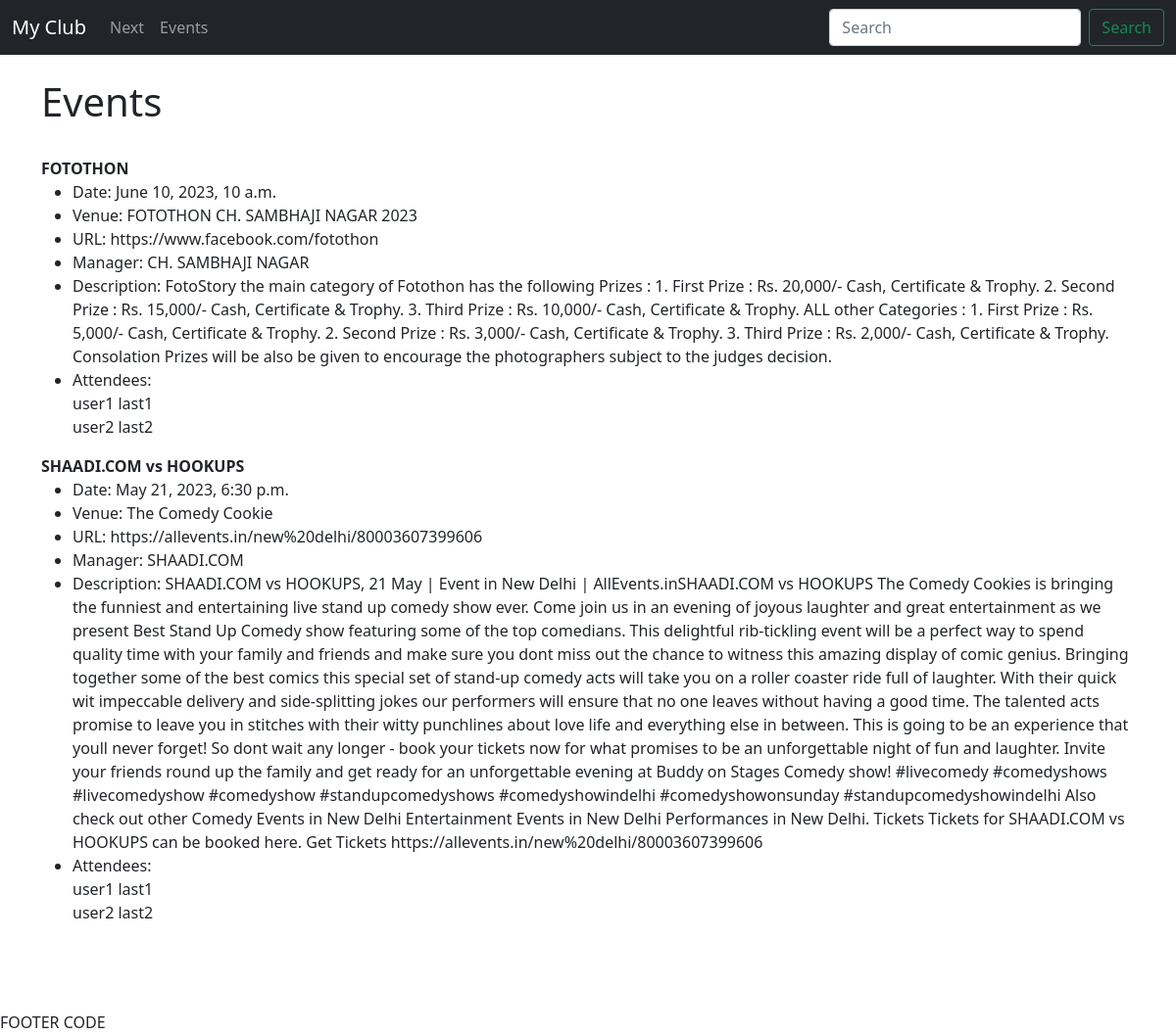
The app's page /events with its own data.
### event/models.py (models this page shows)
class Event(models.Model):
    name = models.CharField('Event Name', max_length=120)
    event_date = models.DateTimeField('Event Date')
    venue = models.ForeignKey(Venue,
                              blank=True,
                              null=True,
                              on_delete=models.CASCADE)
    manager = models.CharField(max_length=30)
    description = models.TextField(blank=True)
    attendees = models.ManyToManyField(MyClubUser, blank=True)
    def __str__(self):
        return self.name

class Venue(models.Model):
    name = models.CharField('Venue Name', max_length=120)
    address = models.CharField(max_length=300)
    zip_code = models.CharField('Zip Code', max_length=10)
    phone = models.CharField('Contact Phone', max_length=15)
    web = models.URLField('Website Address')
    email_address = models.EmailField('Email Address')
    def __str__(self):
        return self.name

class MyClubUser(models.Model):
    first_name = models.CharField(max_length=15)
    last_name = models.CharField(max_length=15)
    email = models.EmailField('User Email')
    def __str__(self):
        return self.first_name + ' ' + self.last_name

### event/views.py (the view)
# urls.py: path('events', views.all_events, name="list-events"),
def all_events(request):
    event_list = Event.objects.all()
    return render(request, 'events/event_list.html',
                  {'event_list': event_list})

### event/templates/events/event_list.html (shortened to what this page needs)
{% extends 'events/base.html' %}
{% block content %}
  <h1>Events</h1>
      {% for event in event_list %}
      <strong>{{ event }}</strong>
        <ul>
        <li>Date: {{ event.event_date }}</li>
        <li>Venue: {{ event.venue }}</li>
        <li>URL: {{ event.venue.web }}</li>
        <li>Manager: {{ event.manager }}</li>
        <li>Description: {{ event.description }}</li>
            <li>Attendees:<br/>
              {% for user in event.attendees.all %}
                {{ user }}<br/>
              {% endfor %}
            </li>
      </ul>
      {% endfor %}
    <br/>
{% endblock %}

### event/templates/events/base.html (shortened to what this page needs)
<!doctype html>
<html lang="en">
  <head>
    <link href="https://cdn.jsdelivr.net/npm/bootstrap@5.0.2/dist/css/bootstrap.min.css" rel="stylesheet">
  </head>
  <body>
    {% include 'events/navbar.html' %}<br/>
    <div class="container">
      {% block content %}
      {% endblock %}
    </div>
  </body>
</html>
FOOTER CODE

### event/templates/events/navbar.html (shortened to what this page needs)
<nav class="navbar navbar-expand-lg navbar-dark bg-dark" >
    <div class="container-fluid">
      <a class="navbar-brand" href="{% url 'home' %}">My Club</a>
      <div class="collapse navbar-collapse" id="navbarSupportedContent">
        <ul class="navbar-nav me-auto mb-2 mb-lg-0">
          <li class="nav-item">
            <a class="nav-link" href="{% url 'home' '2023' 'June'%}">Next</a>
          </li>
          <li class="nav-item">
            <a class="nav-link" href="{% url 'list-events' %}">Events</a>
          </li>
        </ul>
        <form class="d-flex">
          <input class="form-control me-2" type="search" placeholder="Search" aria-label="Search">
          <button class="btn btn-outline-success" type="submit">Search</button>
        </form>
      </div>
    </div>
</nav>

### records on screen
Event: name "FOTOTHON", event_date "June 10, 2023, 10 a.m.", venue "FOTOTHON CH. SAMBHAJI NAGAR 2023", venue.web "https://www.facebook.com/fotothon", manager "CH. SAMBHAJI NAGAR", description "FotoStory the main category of Fotothon has the following Prizes : 1. First Prize : Rs. 20,000/- Cash, Certificate & Trophy. 2. Second Prize : Rs. 15,000/- Cash, Certificate & Trophy. 3. Third Prize : Rs. 10,000/- Cash, Certificate & Trophy. ALL other Categories : 1. First Prize : Rs. 5,000/- Cash, Certificate & Trophy. 2. Second Prize : Rs. 3,000/- Cash, Certificate & Trophy. 3. Third Prize : Rs. 2,000/- Cash, Certificate & Trophy. Consolation Prizes will be also be given to encourage the photographers subject to the judges decision."
MyClubUser: first_name+last_name "user1 last1"
MyClubUser: first_name+last_name "user2 last2"
Event: name "SHAADI.COM vs HOOKUPS", event_date "May 21, 2023, 6:30 p.m.", venue "The Comedy Cookie", venue.web "https://allevents.in/new%20delhi/80003607399606", manager "SHAADI.COM", description "SHAADI.COM vs HOOKUPS, 21 May | Event in New Delhi | AllEvents.inSHAADI.COM vs HOOKUPS The Comedy Cookies is bringing the funniest and entertaining live stand up comedy show ever. Come join us in an evening of joyous laughter and great entertainment as we present Best Stand Up Comedy show featuring some of the top comedians. This delightful rib-tickling event will be a perfect way to spend quality time with your family and friends and make sure you dont miss out the chance to witness this amazing display of comic genius. Bringing together some of the best comics this special set of stand-up comedy acts will take you on a roller coaster ride full of laughter. With their quick wit impeccable…"
